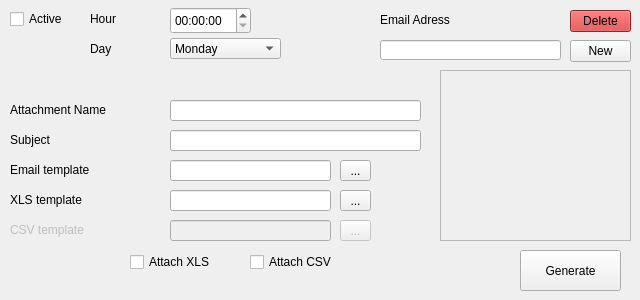
      <widget class="QWidget" name="Weekly">
       <attribute name="title">
        <string>Weekly</string>
       </attribute>
       <widget class="QLabel" name="label_18">
        <property name="enabled">
         <bool>false</bool>
        </property>
        <property name="geometry">
         <rect>
          <x>10</x>
          <y>220</y>
          <width>151</width>
          <height>20</height>
         </rect>
        </property>
        <property name="text">
         <string>CSV template</string>
        </property>
       </widget>
       <widget class="QLineEdit" name="weeklyXLS">
        <property name="geometry">
         <rect>
          <x>170</x>
          <y>190</y>
          <width>161</width>
          <height>21</height>
         </rect>
        </property>
       </widget>
       <widget class="QLineEdit" name="weeklyAttach">
        <property name="geometry">
         <rect>
          <x>170</x>
          <y>100</y>
          <width>251</width>
          <height>21</height>
         </rect>
        </property>
       </widget>
       <widget class="QLabel" name="label_20">
        <property name="geometry">
         <rect>
          <x>10</x>
          <y>160</y>
          <width>151</width>
          <height>20</height>
         </rect>
        </property>
        <property name="text">
         <string>Email template</string>
        </property>
       </widget>
       <widget class="QLabel" name="label_21">
        <property name="geometry">
         <rect>
          <x>10</x>
          <y>100</y>
          <width>151</width>
          <height>20</height>
         </rect>
        </property>
        <property name="text">
         <string>Attachment Name</string>
        </property>
       </widget>
       <widget class="QLineEdit" name="weeklyCSV">
        <property name="enabled">
         <bool>false</bool>
        </property>
        <property name="geometry">
         <rect>
          <x>170</x>
          <y>220</y>
          <width>161</width>
          <height>21</height>
         </rect>
        </property>
       </widget>
       <widget class="QLineEdit" name="weeklyEmail">
        <property name="geometry">
         <rect>
          <x>170</x>
          <y>160</y>
          <width>161</width>
          <height>21</height>
         </rect>
        </property>
       </widget>
       <widget class="QCheckBox" name="weeklyActive">
        <property name="geometry">
         <rect>
          <x>10</x>
          <y>7</y>
          <width>100</width>
          <height>24</height>
         </rect>
        </property>
        <property name="text">
         <string>Active</string>
        </property>
       </widget>
       <widget class="QLineEdit" name="weeklySubj">
        <property name="geometry">
         <rect>
          <x>170</x>
          <y>130</y>
          <width>251</width>
          <height>21</height>
         </rect>
        </property>
       </widget>
       <widget class="QLabel" name="label_22">
        <property name="geometry">
         <rect>
          <x>10</x>
          <y>130</y>
          <width>151</width>
          <height>20</height>
         </rect>
        </property>
        <property name="text">
         <string>Subject</string>
        </property>
       </widget>
       <widget class="QCheckBox" name="weeklyAttachXLS">
        <property name="geometry">
         <rect>
          <x>130</x>
          <y>250</y>
          <width>121</width>
          <height>24</height>
         </rect>
        </property>
        <property name="text">
         <string>Attach XLS</string>
        </property>
       </widget>
       <widget class="QLabel" name="label_24">
        <property name="geometry">
         <rect>
          <x>10</x>
          <y>190</y>
          <width>151</width>
          <height>20</height>
         </rect>
        </property>
        <property name="text">
         <string>XLS template</string>
        </property>
       </widget>
       <widget class="QCheckBox" name="weeklyAttachCSV">
        <property name="geometry">
         <rect>
          <x>250</x>
          <y>250</y>
          <width>121</width>
          <height>24</height>
         </rect>
        </property>
        <property name="text">
         <string>Attach CSV</string>
        </property>
       </widget>
       <widget class="QTimeEdit" name="weeklyTime">
        <property name="geometry">
         <rect>
          <x>170</x>
          <y>7</y>
          <width>81</width>
          <height>27</height>
         </rect>
        </property>
       </widget>
       <widget class="QLabel" name="label_4">
        <property name="geometry">
         <rect>
          <x>90</x>
          <y>10</y>
          <width>74</width>
          <height>18</height>
         </rect>
        </property>
        <property name="text">
         <string>Hour</string>
        </property>
       </widget>
       <widget class="QLabel" name="label_12">
        <property name="geometry">
         <rect>
          <x>90</x>
          <y>40</y>
          <width>74</width>
          <height>18</height>
         </rect>
        </property>
        <property name="text">
         <string>Day</string>
        </property>
       </widget>
       <widget class="QToolButton" name="weeklyBrXLS">
        <property name="geometry">
         <rect>
          <x>340</x>
          <y>190</y>
          <width>31</width>
          <height>21</height>
         </rect>
        </property>
        <property name="text">
         <string>...</string>
        </property>
       </widget>
       <widget class="QToolButton" name="weeklyBrCSV">
        <property name="enabled">
         <bool>false</bool>
        </property>
        <property name="geometry">
         <rect>
          <x>340</x>
          <y>220</y>
          <width>31</width>
          <height>21</height>
         </rect>
        </property>
        <property name="text">
         <string>...</string>
        </property>
       </widget>
       <widget class="QToolButton" name="weeklyBrEMAIL">
        <property name="geometry">
         <rect>
          <x>340</x>
          <y>160</y>
          <width>31</width>
          <height>21</height>
         </rect>
        </property>
        <property name="text">
         <string>...</string>
        </property>
       </widget>
       <widget class="QComboBox" name="weeklyDays">
        <property name="geometry">
         <rect>
          <x>170</x>
          <y>38</y>
          <width>111</width>
          <height>21</height>
         </rect>
        </property>
        <property name="styleSheet">
         <string notr="true">combobox-popup: 0;</string>
        </property>
        <property name="maxVisibleItems">
         <number>10</number>
        </property>
        <item>
         <property name="text">
          <string>Monday</string>
         </property>
        </item>
        <item>
         <property name="text">
          <string>Tuesday</string>
         </property>
        </item>
        <item>
         <property name="text">
          <string>Wednesday</string>
         </property>
        </item>
        <item>
         <property name="text">
          <string>Thursday</string>
         </property>
        </item>
        <item>
         <property name="text">
          <string>Friday</string>
         </property>
        </item>
        <item>
         <property name="text">
          <string>Saturday</string>
         </property>
        </item>
        <item>
         <property name="text">
          <string>Sunday</string>
         </property>
        </item>
       </widget>
       <widget class="QScrollArea" name="weeklyEmailScrollArea">
        <property name="geometry">
         <rect>
          <x>440</x>
          <y>70</y>
          <width>191</width>
          <height>171</height>
         </rect>
        </property>
        <property name="styleSheet">
         <string notr="true"/>
        </property>
        <property name="widgetResizable">
         <bool>true</bool>
        </property>
        <widget class="QWidget" name="weeklyEmailWidget">
         <property name="geometry">
          <rect>
           <x>0</x>
           <y>0</y>
           <width>189</width>
           <height>169</height>
          </rect>
         </property>
         <property name="styleSheet">
          <string notr="true"/>
         </property>
         <layout class="QVBoxLayout" name="verticalLayout_7">
          <item>
           <layout class="QVBoxLayout" name="weeklyEmailLayout"/>
          </item>
         </layout>
        </widget>
       </widget>
       <widget class="QLineEdit" name="weeklyemailAdress">
        <property name="geometry">
         <rect>
          <x>380</x>
          <y>40</y>
          <width>181</width>
          <height>20</height>
         </rect>
        </property>
       </widget>
       <widget class="QToolButton" name="saveEmailAdress_7">
        <property name="geometry">
         <rect>
          <x>570</x>
          <y>40</y>
          <width>61</width>
          <height>22</height>
         </rect>
        </property>
        <property name="text">
         <string>New</string>
        </property>
       </widget>
       <widget class="QToolButton" name="weeklydeleteEmailAdress">
        <property name="geometry">
         <rect>
          <x>570</x>
          <y>10</y>
          <width>61</width>
          <height>22</height>
         </rect>
        </property>
        <property name="styleSheet">
         <string notr="true">background-color: #d32f2f;</string>
        </property>
        <property name="text">
         <string>Delete</string>
        </property>
       </widget>
       <widget class="QLabel" name="label_26">
        <property name="geometry">
         <rect>
          <x>380</x>
          <y>10</y>
          <width>141</width>
          <height>20</height>
         </rect>
        </property>
        <property name="text">
         <string>Email Adress</string>
        </property>
       </widget>
       <widget class="QToolButton" name="weeklyGenerate">
        <property name="geometry">
         <rect>
          <x>520</x>
          <y>250</y>
          <width>101</width>
          <height>41</height>
         </rect>
        </property>
        <property name="text">
         <string>Generate</string>
        </property>
       </widget>
      </widget>
